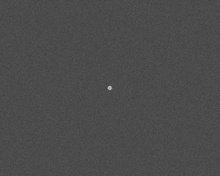
%> input picture homeworks/第七章/homework4.jpg, 220 x 176 px, shrunk from 802 x 641 before the run
$ octave homework4.m   (GNU Octave 9; MATLAB toolbox functions it lacks are replaced by stand-ins)
%> lines starting %> are read from the running program, lines starting %| are printed output that depends on the picture
clear; close all; clc;
% 读取图像
image = im2double(imread('homework4.jpg'));
%> image: size 176x220x3 double; min 0.247, max 0.749, mean 0.296
[M, N] = size(image);
%> M = 176; N = 660
% 对图像进行最小值滤波
image_min = zeros(M, N);
s1 = zeros(1,9);
for i = 2:M-1
  for j = 2:N-1
    count = 0;
    for k = i - 1:i + 1
      for p = j - 1:j + 1
        count = count + 1;
        s1(count) = image(k, p);
      end
    end
    image_min(i, j) = min(s1);
  end
end
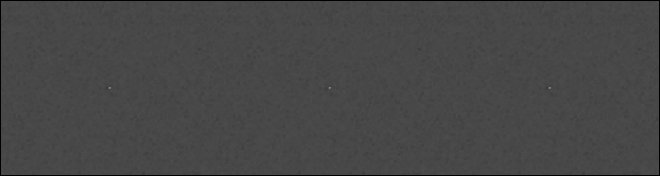
%> image_min: size 176x660 double; min 0, max 0.525, mean 0.276
%> after the loop, s1 = [0.298 0.294 0.29 0.306 0.298 0.298 0.294 0.294 0.302]
% 对图像二值化　取阈值为0.２
level = 0.2;
image_min_binary = zeros(M, N);
for i = 1:M
  for j = 1:N
    if image_min(i, j) > level
      image_min_binary(i, j) = 1;
    else
      image_min_binary(i, j) = 0;
    end
  end
end
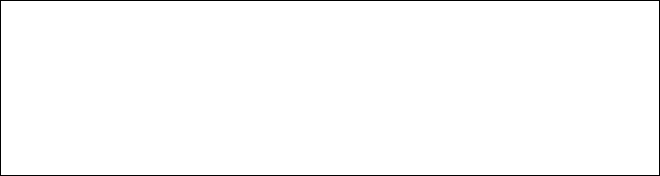
%> image_min_binary: size 176x660 double; values 0 (black) and 1 (white), 98.6% white; black in thin lines or dots
subplot(1, 3, 1); imshow(image); title('原图像');
subplot(1, 3, 2); imshow(image_min); title('最小值滤波后的图像');
subplot(1, 3, 3); imshow(image_min_binary); title('二值化后的图像');
